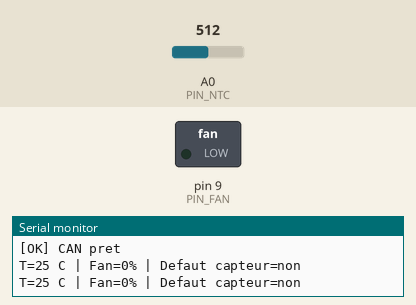
Bench run of a sketch on a simulated Arduino Uno, built with avr-gcc and run on an emulated ATmega328P. Shown: switched loads named in the sketch (green lamp = pin HIGH), the last lines printed to the serial monitor. Inputs (shaded band) come from the test bench; at power-on: A0 (PIN_NTC) = 512.

Above: at 1.2 s.
1.3 s: A0 (PIN_NTC) set to 408
2.8 s: A0 (PIN_NTC) set to 381
At 3.9 s:
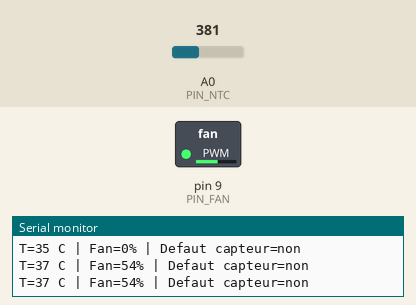
4.3 s: A0 (PIN_NTC) set to 0
At 5.0 s:
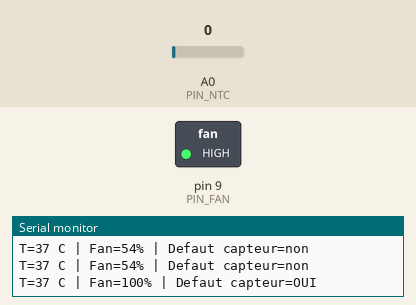
5.8 s: A0 (PIN_NTC) set to 511
At 6.2 s:
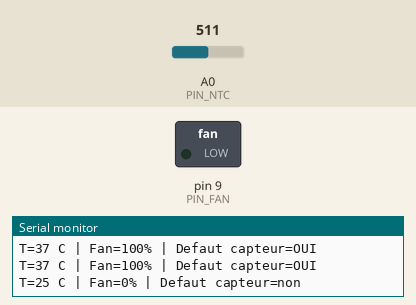
7.3 s: A0 (PIN_NTC) set to 90
At 7.8 s:
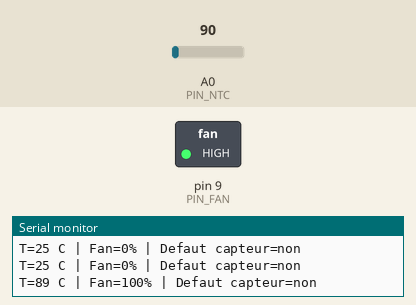
Timing chart, 0 to 9.8 s (numbered marks = the images above; inputs shaded):
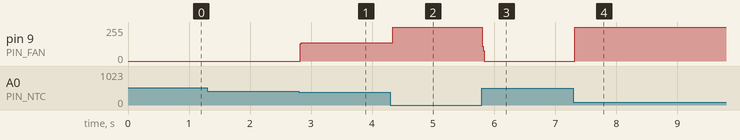

Measured:
- the behaviour switches between 399 and 398 on A0 (PIN_NTC) (found by bisection; images 0 and 1)
- after the input at 2.8 s, pin 9 (PIN_FAN): 0/255 → 137/255 at once
- after the input at 4.3 s, pin 9 (PIN_FAN): 137/255 → 255/255 at once
- after the input at 5.8 s, pin 9 (PIN_FAN): 255/255 → 0/255 at once
- after the input at 7.3 s, pin 9 (PIN_FAN): 0/255 → 255/255 at once

The sketch:

fan_autosar.ino
```cpp
/* Auteur : Helmi Soudana | Fichier : point d'entree Arduino, demarre le RTE puis execute l'ordonnanceur en boucle */
#include "src/rte/Rte.h"

void setup()
{
    Serial.begin(115200);
    Rte_Start();
}

void loop()
{
    Rte_Scheduler();
}
```

CanIf.cpp
```cpp
/* Auteur : Helmi Soudana | Fichier : implementation de CanIf avec la bibliotheque mcp_can (MCP2515, 500 kbit/s, CS sur D10) */
#include "CanIf.h"
#include <SPI.h>
#include <mcp_can.h>

#define CAN_CS_PIN   10
#define CAN_CRYSTAL  MCP_8MHZ

static MCP_CAN CAN0(CAN_CS_PIN);

Std_ReturnType CanIf_Init(void)
{
    if (CAN0.begin(MCP_ANY, CAN_500KBPS, CAN_CRYSTAL) != CAN_OK) {
        return E_NOT_OK;
    }
#ifdef CAN_LOOPBACK_TEST
    CAN0.setMode(MCP_LOOPBACK);
#else
    CAN0.setMode(MCP_NORMAL);
#endif
    return E_OK;
}

Std_ReturnType CanIf_Transmit(uint32 canId, const uint8* data, uint8 len)
{
    byte status = CAN0.sendMsgBuf(canId, 0, len, (byte*)data);
    return (status == CAN_OK) ? E_OK : E_NOT_OK;
}
```

CanIf.h
```cpp
/* Auteur : Helmi Soudana | Fichier : interface CAN (CanIf), isole le controleur MCP2515 du reste du logiciel */
#ifndef CANIF_H
#define CANIF_H
#include "../common/Std_Types.h"

Std_ReturnType CanIf_Init(void);
Std_ReturnType CanIf_Transmit(uint32 canId, const uint8* data, uint8 len);

#endif
```

Com.cpp
```cpp
/* Auteur : Helmi Soudana | Fichier : implementation de COM, construit et emet la trame 0x100 (temperature, vitesse, drapeaux, alive counter) toutes les 100 ms */
#include "Com.h"
#include "CanIf.h"
#include "Dem.h"

#define COM_PDU_STATUS_ID  0x100u

static sint16 sigTemp;
static uint8  sigSpeed;
static uint8  sigFlags;
static uint8  aliveCounter;

void Com_Init(void)
{
    sigTemp = 0; sigSpeed = 0; sigFlags = 0; aliveCounter = 0;
}

void Com_UpdateStatus(sint16 temp_degC, uint8 fanSpeed_pct, uint8 flags)
{
    sigTemp  = temp_degC;
    sigSpeed = fanSpeed_pct;
    sigFlags = flags;
}

void Com_MainFunctionTx(void)
{
    uint8 pdu[8];
    uint16 t = (uint16)sigTemp;

    pdu[0] = (uint8)(t >> 8);
    pdu[1] = (uint8)(t & 0xFFu);
    pdu[2] = sigSpeed;
    pdu[3] = sigFlags;
    pdu[4] = aliveCounter++;
    pdu[5] = 0u; pdu[6] = 0u; pdu[7] = 0u;

    if (CanIf_Transmit(COM_PDU_STATUS_ID, pdu, 8u) == E_OK) {
        Dem_SetEventStatus(DEM_EVENT_CAN_TX, DEM_EVENT_STATUS_PASSED);
    } else {
        Dem_SetEventStatus(DEM_EVENT_CAN_TX, DEM_EVENT_STATUS_FAILED);
    }
}
```

Com.h
```cpp
/* Auteur : Helmi Soudana | Fichier : interface du module COM, empaquetage des signaux dans la trame CAN 0x100 */
#ifndef COM_H
#define COM_H
#include "../common/Std_Types.h"

void Com_Init(void);
void Com_UpdateStatus(sint16 temp_degC, uint8 fanSpeed_pct, uint8 flags);
void Com_MainFunctionTx(void);

#endif
```

Dem.cpp
```cpp
/* Auteur : Helmi Soudana | Fichier : implementation du Dem, anti-rebond des defauts (5 echecs consecutifs = defaut confirme) */
#include "Dem.h"

#define DEM_FAIL_THRESHOLD  5u

static uint8 debounce[DEM_NB_EVENTS];

void Dem_Init(void)
{
    for (uint8 i = 0; i < DEM_NB_EVENTS; i++) debounce[i] = 0u;
}

Std_ReturnType Dem_SetEventStatus(Dem_EventIdType id, Dem_EventStatusType status)
{
    if (id >= DEM_NB_EVENTS) return E_NOT_OK;

    if (status == DEM_EVENT_STATUS_FAILED) {
        if (debounce[id] < DEM_FAIL_THRESHOLD) debounce[id]++;
    } else {
        if (debounce[id] > 0u) debounce[id]--;
    }
    return E_OK;
}

Std_ReturnType Dem_GetEventFailed(Dem_EventIdType id, boolean* failed)
{
    if (id >= DEM_NB_EVENTS) return E_NOT_OK;
    *failed = (debounce[id] >= DEM_FAIL_THRESHOLD);
    return E_OK;
}
```

Dem.h
```cpp
/* Auteur : Helmi Soudana | Fichier : interface du Diagnostic Event Manager (Dem), declaration des evenements de defaut */
#ifndef DEM_H
#define DEM_H
#include "../common/Std_Types.h"

typedef uint8 Dem_EventIdType;
#define DEM_EVENT_TEMP_SENSOR  ((Dem_EventIdType)0u)
#define DEM_EVENT_CAN_TX       ((Dem_EventIdType)1u)
#define DEM_NB_EVENTS          2u

typedef enum {
    DEM_EVENT_STATUS_PASSED = 0,
    DEM_EVENT_STATUS_FAILED = 1
} Dem_EventStatusType;

void           Dem_Init(void);
Std_ReturnType Dem_SetEventStatus(Dem_EventIdType id, Dem_EventStatusType status);
Std_ReturnType Dem_GetEventFailed(Dem_EventIdType id, boolean* failed);

#endif
```

IoHwAb.cpp
```cpp
/* Auteur : Helmi Soudana | Fichier : implementation Arduino de IoHwAb, seule couche qui connait les broches A0 (NTC) et D9 (ventilateur) */
#include "IoHwAb.h"

#define PIN_NTC  A0
#define PIN_FAN  9

void IoHwAb_Init(void)
{
    pinMode(PIN_FAN, OUTPUT);
    analogWrite(PIN_FAN, 0);
}

Std_ReturnType IoHwAb_ReadAdc(uint16* raw)
{
    *raw = (uint16)analogRead(PIN_NTC);
    return E_OK;
}

Std_ReturnType IoHwAb_SetPwm(uint8 percent)
{
    if (percent > 100u) percent = 100u;
    analogWrite(PIN_FAN, (int)(((uint16)percent * 255u) / 100u));
    return E_OK;
}
```

IoHwAb.h
```cpp
/* Auteur : Helmi Soudana | Fichier : interface de la couche d'abstraction materielle IO (lecture ADC, commande PWM) */
#ifndef IOHWAB_H
#define IOHWAB_H
#include "../common/Std_Types.h"

void           IoHwAb_Init(void);
Std_ReturnType IoHwAb_ReadAdc(uint16* raw);
Std_ReturnType IoHwAb_SetPwm(uint8 percent);

#endif
```

Rte.cpp
```cpp
/* Auteur : Helmi Soudana | Fichier : implementation du RTE, relie les SWC entre eux et au BSW, contient l'ordonnanceur periodique */
#include "Rte.h"
#include "../bsw/IoHwAb.h"
#include "../bsw/Dem.h"
#include "../bsw/Com.h"
#include "../bsw/CanIf.h"

static sint16  buf_Temp;
static boolean buf_TempValid = FALSE;
static uint8   buf_FanSpeed;
static boolean buf_FanValid = FALSE;

Std_ReturnType Rte_Write_TempOut_Temp_degC(sint16 value)
{
    buf_Temp = value;
    buf_TempValid = TRUE;
    return RTE_E_OK;
}

Std_ReturnType Rte_Read_TempIn_Temp_degC(sint16* value)
{
    if (!buf_TempValid) return RTE_E_NO_DATA;
    *value = buf_Temp;
    return RTE_E_OK;
}

Std_ReturnType Rte_Write_FanOut_FanSpeed_pct(uint8 value)
{
    buf_FanSpeed = value;
    buf_FanValid = TRUE;
    return RTE_E_OK;
}

Std_ReturnType Rte_Read_FanIn_FanSpeed_pct(uint8* value)
{
    if (!buf_FanValid) return RTE_E_NO_DATA;
    *value = buf_FanSpeed;
    return RTE_E_OK;
}

Std_ReturnType Rte_Call_IoHw_ReadAdc(uint16* raw)  { return IoHwAb_ReadAdc(raw); }
Std_ReturnType Rte_Call_IoHw_SetPwm(uint8 percent) { return IoHwAb_SetPwm(percent); }

Std_ReturnType Rte_Call_Dem_SetEventStatus(Dem_EventIdType id, Dem_EventStatusType st)
{ return Dem_SetEventStatus(id, st); }

Std_ReturnType Rte_Call_Dem_GetEventFailed(Dem_EventIdType id, boolean* failed)
{ return Dem_GetEventFailed(id, failed); }

Std_ReturnType Rte_Call_Com_UpdateStatus(sint16 temp, uint8 speed, uint8 flags)
{ Com_UpdateStatus(temp, speed, flags); return E_OK; }

typedef struct {
    void   (*runnable)(void);
    uint16 period_ms;
    uint32 lastRun;
} Rte_TaskType;

static Rte_TaskType taskTable[] = {
    { Swc_TempSensor_Run,    10u,  0u },
    { Swc_FanController_Run, 20u,  0u },
    { Swc_FanActuator_Run,   20u,  0u },
    { Swc_Reporter_Run,      100u, 0u },
    { Com_MainFunctionTx,    100u, 0u },
};
#define NB_TASKS (sizeof(taskTable) / sizeof(taskTable[0]))

void Rte_Start(void)
{
    IoHwAb_Init();
    Dem_Init();
    Com_Init();

    if (CanIf_Init() != E_OK) {
        Serial.println(F("[ERREUR] Init CAN (MCP2515) echouee"));
    } else {
        Serial.println(F("[OK] CAN pret"));
    }

    uint32 now = millis();
    for (uint8 i = 0; i < NB_TASKS; i++) taskTable[i].lastRun = now;
}

void Rte_Scheduler(void)
{
    uint32 now = millis();
    for (uint8 i = 0; i < NB_TASKS; i++) {
        if ((uint32)(now - taskTable[i].lastRun) >= taskTable[i].period_ms) {
            taskTable[i].lastRun += taskTable[i].period_ms;
            taskTable[i].runnable();
        }
    }
}
```

Rte.h
```cpp
/* Auteur : Helmi Soudana | Fichier : interface du RTE, ports Sender/Receiver, appels Client/Server et prototypes des runnables */
#ifndef RTE_H
#define RTE_H

#include "../common/Std_Types.h"
#include "../bsw/Dem.h"

#define RTE_E_OK       ((Std_ReturnType)0u)
#define RTE_E_NO_DATA  ((Std_ReturnType)1u)

void Rte_Start(void);
void Rte_Scheduler(void);

void Swc_TempSensor_Run(void);
void Swc_FanController_Run(void);
void Swc_FanActuator_Run(void);
void Swc_Reporter_Run(void);

Std_ReturnType Rte_Write_TempOut_Temp_degC(sint16 value);
Std_ReturnType Rte_Read_TempIn_Temp_degC(sint16* value);

Std_ReturnType Rte_Write_FanOut_FanSpeed_pct(uint8 value);
Std_ReturnType Rte_Read_FanIn_FanSpeed_pct(uint8* value);

Std_ReturnType Rte_Call_IoHw_ReadAdc(uint16* raw);
Std_ReturnType Rte_Call_IoHw_SetPwm(uint8 percent);
Std_ReturnType Rte_Call_Dem_SetEventStatus(Dem_EventIdType id, Dem_EventStatusType st);
Std_ReturnType Rte_Call_Dem_GetEventFailed(Dem_EventIdType id, boolean* failed);
Std_ReturnType Rte_Call_Com_UpdateStatus(sint16 temp, uint8 speed, uint8 flags);

#endif
```

Swc_FanActuator.cpp
```cpp
/* Auteur : Helmi Soudana | Fichier : SWC FanActuator (20 ms), applique la vitesse demandee au ventilateur via le PWM */
#include "../rte/Rte.h"

void Swc_FanActuator_Run(void)
{
    uint8 speed;
    if (Rte_Read_FanIn_FanSpeed_pct(&speed) == RTE_E_OK) {
        Rte_Call_IoHw_SetPwm(speed);
    }
}
```

Swc_FanController.cpp
```cpp
/* Auteur : Helmi Soudana | Fichier : SWC FanController (20 ms), hysteresis ON/OFF, vitesse proportionnelle et mode degrade si capteur en defaut */
#include "../rte/Rte.h"

#define TEMP_FAN_ON    35
#define TEMP_FAN_OFF   30
#define TEMP_FAN_FULL  50
#define SPEED_MIN_ON   30

static boolean fanOn = FALSE;

void Swc_FanController_Run(void)
{
    sint16  temp;
    uint8   speed = 0u;
    boolean sensorFailed = FALSE;

    Rte_Call_Dem_GetEventFailed(DEM_EVENT_TEMP_SENSOR, &sensorFailed);

    if (sensorFailed) {
        Rte_Write_FanOut_FanSpeed_pct(100u);
        return;
    }

    if (Rte_Read_TempIn_Temp_degC(&temp) != RTE_E_OK) {
        Rte_Write_FanOut_FanSpeed_pct(0u);
        return;
    }

    if (temp > TEMP_FAN_ON)       fanOn = TRUE;
    else if (temp < TEMP_FAN_OFF) fanOn = FALSE;

    if (fanOn) {
        sint16 s = SPEED_MIN_ON +
                   (sint16)(((int32_t)(temp - TEMP_FAN_OFF) * (100 - SPEED_MIN_ON))
                            / (TEMP_FAN_FULL - TEMP_FAN_OFF));
        if (s > 100) s = 100;
        if (s < 0)   s = 0;
        speed = (uint8)s;
    }

    Rte_Write_FanOut_FanSpeed_pct(speed);
}
```

Swc_Reporter.cpp
```cpp
/* Auteur : Helmi Soudana | Fichier : SWC Reporter (100 ms), prepare l'etat envoye sur le CAN et affiche les logs sur le port serie */
#include "../rte/Rte.h"

void Swc_Reporter_Run(void)
{
    static uint8 printDivider = 0u;

    sint16  temp = 0;
    uint8   speed = 0u;
    boolean sensorFailed = FALSE;

    Rte_Read_TempIn_Temp_degC(&temp);
    Rte_Read_FanIn_FanSpeed_pct(&speed);
    Rte_Call_Dem_GetEventFailed(DEM_EVENT_TEMP_SENSOR, &sensorFailed);

    uint8 flags = 0u;
    if (speed > 0u)   flags |= 0x01u;
    if (sensorFailed) flags |= 0x02u;

    Rte_Call_Com_UpdateStatus(temp, speed, flags);

    if (++printDivider >= 5u) {
        printDivider = 0u;
        Serial.print(F("T="));      Serial.print(temp);
        Serial.print(F(" C | Fan=")); Serial.print(speed);
        Serial.print(F("% | Defaut capteur=")); Serial.println(sensorFailed ? F("OUI") : F("non"));
    }
}
```

Swc_TempSensor.cpp
```cpp
/* Auteur : Helmi Soudana | Fichier : SWC TempSensor (10 ms), lit l'ADC, valide, filtre et convertit la mesure NTC en degres Celsius */
#include "../rte/Rte.h"
#include <math.h>

#define NTC_R_SERIES   10000.0f
#define NTC_R_NOMINAL  10000.0f
#define NTC_B_COEFF    3950.0f
#define NTC_T_NOMINAL  298.15f

#define ADC_MIN_VALID  10u
#define ADC_MAX_VALID  1013u

static uint16  filteredRaw = 0u;
static boolean firstSample = TRUE;

void Swc_TempSensor_Run(void)
{
    uint16 raw;

    if (Rte_Call_IoHw_ReadAdc(&raw) != E_OK) {
        Rte_Call_Dem_SetEventStatus(DEM_EVENT_TEMP_SENSOR, DEM_EVENT_STATUS_FAILED);
        return;
    }

    if (raw < ADC_MIN_VALID || raw > ADC_MAX_VALID) {
        Rte_Call_Dem_SetEventStatus(DEM_EVENT_TEMP_SENSOR, DEM_EVENT_STATUS_FAILED);
        return;
    }
    Rte_Call_Dem_SetEventStatus(DEM_EVENT_TEMP_SENSOR, DEM_EVENT_STATUS_PASSED);

    if (firstSample) { filteredRaw = raw; firstSample = FALSE; }
    else             { filteredRaw = (uint16)((filteredRaw * 3u + raw) / 4u); }

    float rNtc = NTC_R_SERIES * (float)filteredRaw / (1023.0f - (float)filteredRaw);
    float tK   = 1.0f / ((1.0f / NTC_T_NOMINAL) + (logf(rNtc / NTC_R_NOMINAL) / NTC_B_COEFF));
    float tC   = tK - 273.15f;

    Rte_Write_TempOut_Temp_degC((sint16)lroundf(tC));
}
```

Std_Types.h
```cpp
/* Auteur : Helmi Soudana | Fichier : types standard AUTOSAR (uint8, sint16, Std_ReturnType, E_OK, E_NOT_OK) */
#ifndef STD_TYPES_H
#define STD_TYPES_H

#include <Arduino.h>

typedef uint8_t   uint8;
typedef uint16_t  uint16;
typedef uint32_t  uint32;
typedef int8_t    sint8;
typedef int16_t   sint16;

typedef uint8_t Std_ReturnType;
#define E_OK      ((Std_ReturnType)0u)
#define E_NOT_OK  ((Std_ReturnType)1u)

#ifndef TRUE
#define TRUE  true
#define FALSE false
#endif

#endif
```
